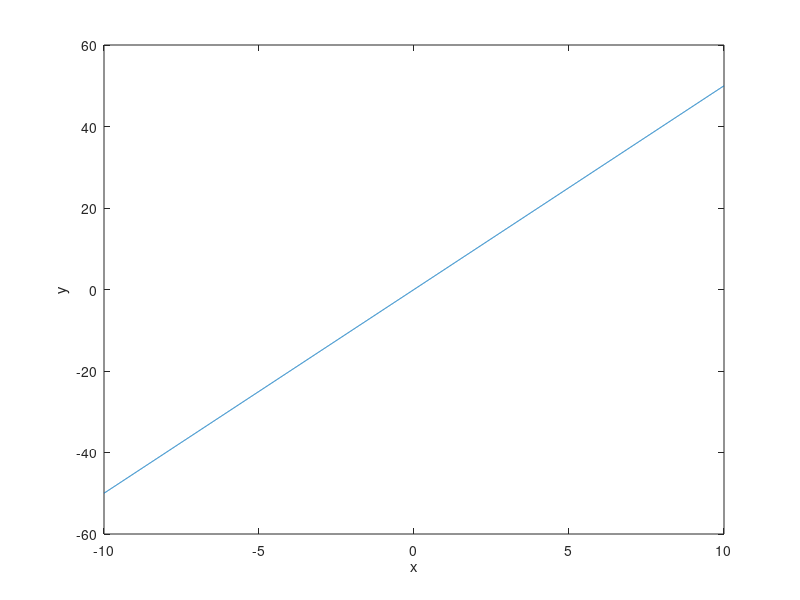

MATLAB code to generate this figure:
%linear function without using inbuilt func
x = -10:0.01:10;
m = input('Enter the slope');
y = zeros(size(x));
y = m*x;
plot(x,y);
xlabel('x');
ylabel('y');
